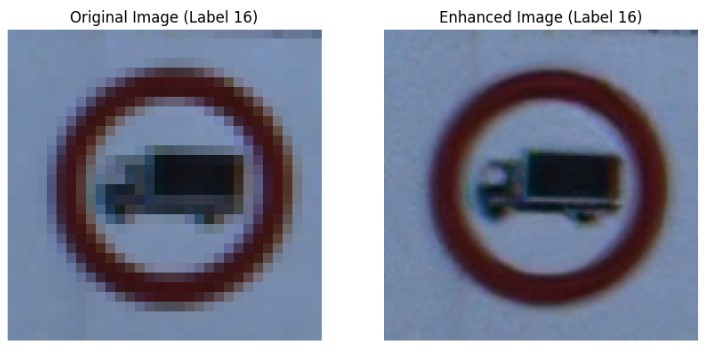
#> input picture img/esrgan_example.jpg, 712 x 354 px
$ python -i processing_image.py   (imports and definitions only)   (older library calls are emulated)
#> lines starting #> are read from the running program, lines starting #| are printed output that depends on the picture
#> further down, picture is the input picture: shape (354, 712, 3); mean B, G, R 154.1, 135.6, 131
import numpy as np
import cv2

import multiprocessing
from functools import partial

# [148 lines left out: functions convert_image_format, upscale_images, denoise_single_image, denoise_images_parallel, denoise_images_bilateral, equalize_images and 2 more, not called in this run]

def laplacian_edge_detection(images):
    '''
    edge detection using laplace smoothing
    '''
    edge_detected_images = []
    for image in images:
        edge_channels = [cv2.Laplacian(channel, cv2.CV_64F) for channel in cv2.split(image)]
        edge_image = cv2.merge(edge_channels)
        edge_detected_images.append(edge_image)
#> after the loop, edge_detected_images = 354 items
    return np.array(edge_detected_images)
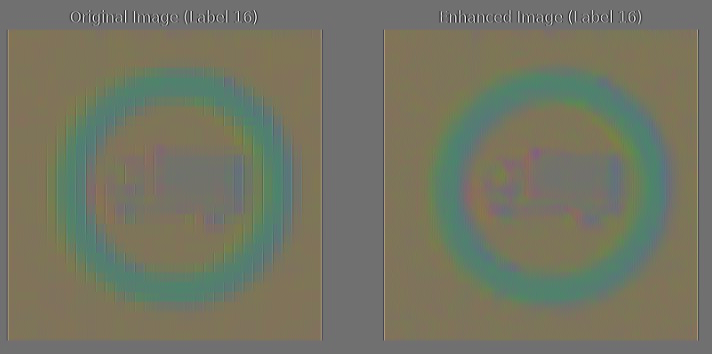
#> returned value: shape (354, 712, 3) float64; mean of channels 0, 1, 2 -37, 13.9, 9.2; drawn with min black and max white


# [24 lines left out: function apply_augmentations, not called in this run]

>>> import cv2
>>> picture = cv2.imread('../img/esrgan_example.jpg')
>>> result = laplacian_edge_detection(picture)
